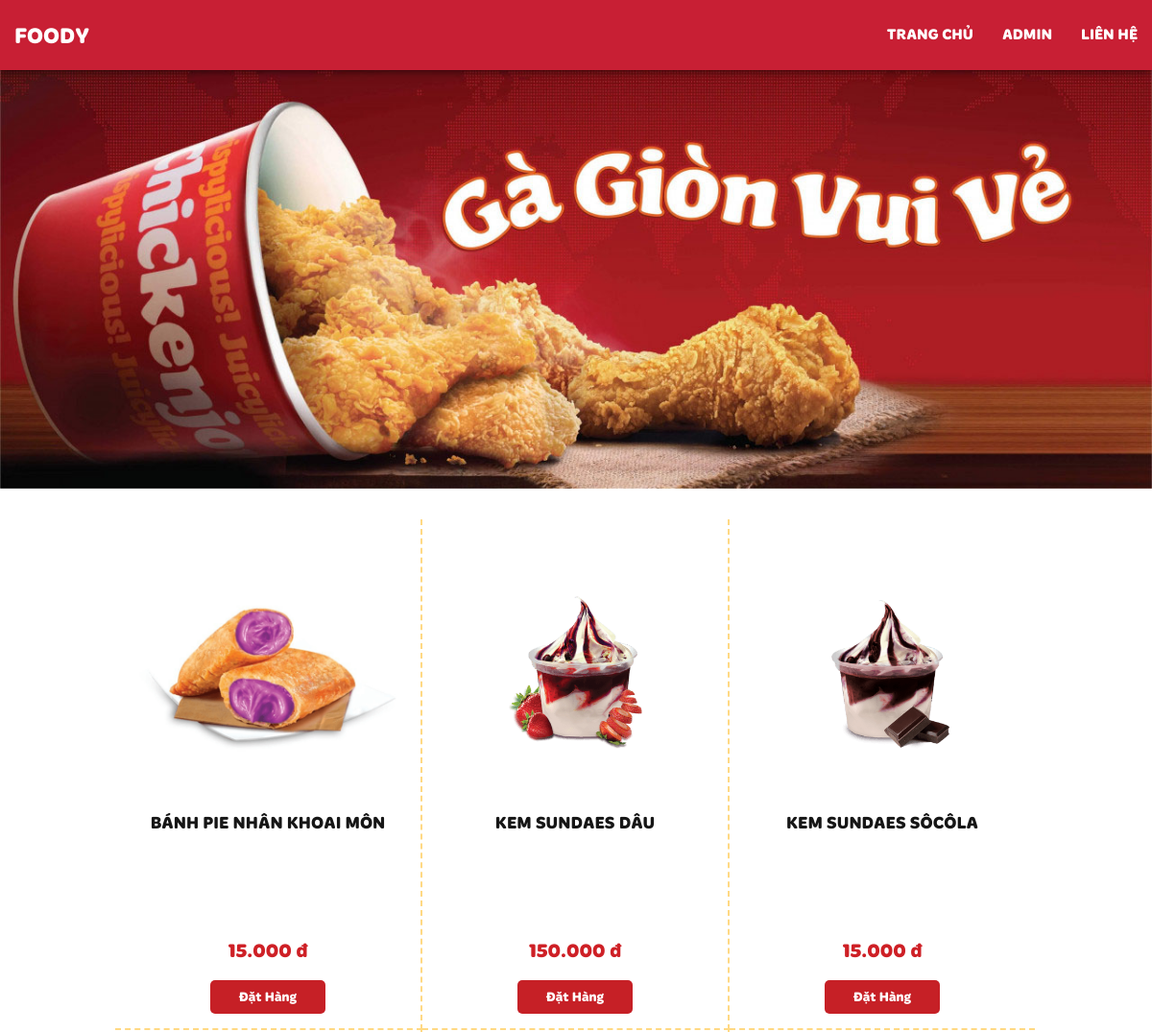
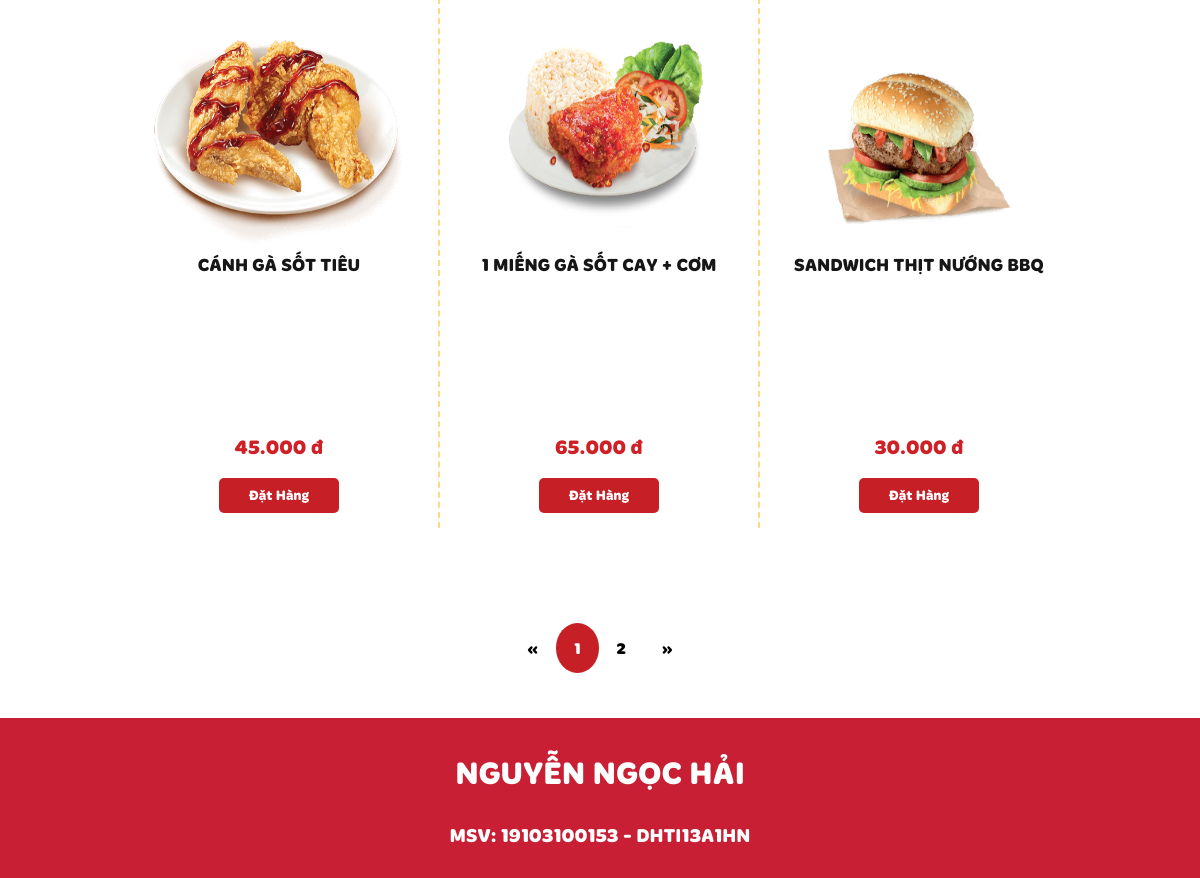
/page/index.php, run on the app's committed database (2 pictures, top to bottom).
### tables this page shows
CREATE TABLE `food` (
  `id` int(11) NOT NULL,
  `name` varchar(255) NOT NULL,
  `price` float NOT NULL,
  `image` varchar(255) NOT NULL
);

### page/index.php (the view, shortened to what this page needs)
<?php
include "../server/config.php";
$totalItems = "SELECT * FROM `food`";
$currentPage = $_GET['page'] ?? 1;
$itemsPerPage = 6;
$start = ($currentPage - 1) * $itemsPerPage;
$sql = "SELECT * FROM `food` LIMIT $start, $itemsPerPage ";
$result = $connection->query($sql);
$totalPages = ceil($connection->query($totalItems)->num_rows / $itemsPerPage);
?>
<!DOCTYPE html>
<html lang="en">
<head>
    <link rel="stylesheet" href="../css/main.css">
</head>
<body>
    <?php include './navbar.php' ?>
    <div class="main" style="min-height: 100vh;">
        <div class="banner">
            <img src="../asset/img/bg.png" alt="banner">
        </div>
        <div class="food-container">
            <?php while ($row = $result->fetch_assoc()) : ?>
                <div class="food-item-wraper">
                    <img src="../asset/img/<?= $row['image'] ?>" alt="ga-sot-tieu">
                    <div class="item-name">
                        <?= $row['name'] ?>
                    </div>
                    <div class="item-price"><?= number_format($row['price'], 0, '.', '.'); ?> đ</div>
                    <button class="btn add-to-cart">Đặt Hàng</button>
                </div>
            <?php endwhile; ?>
        </div>
        <div>
            <div class="pagination">
                <a href="?page=<?= ($currentPage > 1) ? $currentPage - 1 : 1 ?>">&laquo;</a>
                <?php for ($i = 1; $i <= $totalPages; $i++) : ?>
                    <a href="?page=<?= $i ?>" class="<?= $i == $currentPage ? 'active' : '' ?>"><?= $i ?></a>
                <?php endfor; ?>
                <a href="?page=<?= ($currentPage < $totalPages) ? $currentPage + 1 : $totalPages ?>">&raquo</a>
            </div>
        </div>
    </div>
    <?php include './footer.php' ?>
</body>
</html>

### page/navbar.php
<html>
<link rel="stylesheet" href="../css/navbar.css">
<header class="header">
    <h1 class="logo"><a href="index.php">FOODY</a></h1>
    <ul class="main-nav">
        <li><a href="index.php">Trang chủ</a></li>
        <li><a href="admin.php">Admin</a></li>
        <li><a href="#footer">Liên Hệ</a></li>
    </ul>
</header>
</html>

### page/footer.php
<html>
<link rel="stylesheet" href="../css/footer.css">
<div class="footer" id="footer">
    <div>
        <h1 class="footer-content">NGUYỄN NGỌC HẢI</h1>
        <p class="footer-text">MSV: 19103100153 - DHTI13A1HN </p>
    </div>
</div>
</html>

### css/main.css (style rules this page uses)
body { font-family: 'Montserrat', sans-serif; line-height: 1.6; margin: 0; min-height: 100vh; padding: 0; }
html { scroll-behavior: smooth; }
.banner { width: 100%; position: relative; top: 70px; }
.banner img { width: 100%; height: auto; object-fit: cover; }
.food-container { width: 960px; margin: 0 auto; display: flex; flex-direction: row; justify-content: start; flex-wrap: wrap; margin-block: 95px; }
.food-item-wraper { width: 30%; border-bottom: 2px dashed #ffd984; border-right:2px dashed #ffd984; height: 500px; display: flex; flex-direction: column; justify-content: center; align-items: center; padding: 15px; }
.food-item-wraper:nth-of-type(3n) { border-right: none; }
.food-item-wraper:nth-of-type(4n) { border-bottom: none; }
.food-item-wraper:nth-of-type(5n) { border-bottom: none; }
.food-item-wraper:nth-of-type(6n) { border-bottom: none; }
.item-name { font-size: 1.125em; line-height: 1.4em; color: #161616; max-width: 450px; display: flex; flex:0.75; text-align: center; max-width: 450px; font-family: "Merge", sans-serif; }
.item-price { font-weight: bold; font-family: "Merge", sans-serif; color: #ce2026; font-size: 1.25em; margin-bottom: 15px; }
.add-to-cart { background-color: #c62026; padding: 7px 30px; font-size: 14px; border: none; border-radius: 5px; color: #ffffff; font-size: 14px; cursor: pointer; font-family: "Merge" }
.food-item-wraper img { width: 100%; height: auto; display: flex; flex: 1; }
.pagination { margin-block: 45px; display: flex; flex-direction: row; justify-content: center; }
.pagination a { color: #000; padding: 12px 18px; text-decoration: none; }
.pagination a.active { background-color: #c62026; color: white; border-radius: 50%; }

### css/navbar.css (style rules this page uses)
ul { margin: 0; padding: 0; list-style: none; }
h2, h3, a { color: #fff; font-family: "Merge", sans-serif; }
a { text-decoration: none; }
.logo { margin: 0; font-size: 1.45em; }
.main-nav { margin-top: 5px; }
.logo a, .main-nav a { padding: 10px 15px; text-transform: uppercase; text-align: center; display: block; }
.main-nav a { color: #fff; font-size: .99em; }
.header { padding-top: .5em; padding-bottom: .5em; background-color: #c81f34; box-shadow: 0px 0px 10px 0px rgba(0,0,0,0.75); position: fixed; top: 0; width: 100%; z-index: 999; }
.header,.main-nav { display: flex; flex-direction: row; justify-content: space-between; }

### css/footer.css (style rules this page uses)
.footer { background-color: #c81f34; min-height: 20vh; margin: auto; display: flex; justify-content: center; align-items: center; z-index: 999; position: relative; }
.footer-content { color: #fff; text-align: center; font-family: "Merge"; animation: blink 1s infinite; }
.footer-text { text-align: center; font-size: 1.2rem; color: #fff; font-family: "Merge"; animation: blink 1s infinite; }

### data on the page
food: image (picture), name "BÁNH PIE NHÂN KHOAI MÔN", price "15.000"
food: image (picture), name "KEM SUNDAES DÂU", price "150.000"
food: image (picture), name "KEM SUNDAES SÔCÔLA", price "15.000"
food: image (picture), name "CÁNH GÀ SỐT TIÊU", price "45.000"
food: image (picture), name "1 MIẾNG GÀ SỐT CAY + CƠM", price "65.000"
food: image (picture), name "SANDWICH THỊT NƯỚNG BBQ", price "30.000"
